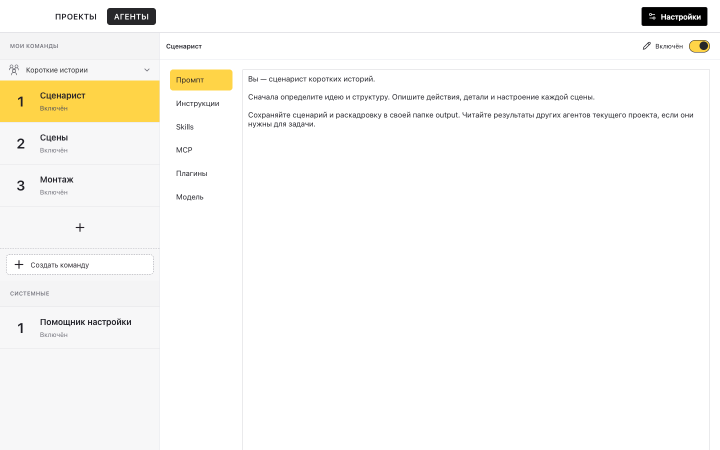
#> input picture docs/media/agents.png, 1440 x 900 px (shown at 1/2 size)
$ python render-readme-gif.py
#> lines starting #> are read from the running program, lines starting #| are printed output that depends on the picture
"""Encode actual UI screenshots as a documentation walkthrough; requires Pillow."""
from pathlib import Path
from PIL import Image

media = Path(__file__).resolve().parents[1] / "docs" / "media"
frames = []
for name in ("agents.png", "projects.png", "project.png"):
    image = Image.open(media / name).convert("RGB")
#> image is the input picture: PIL image 1440x900 RGB; mean R, G, B 249.9, 248.9, 245.7
    image.thumbnail((960, 635), Image.Resampling.LANCZOS)
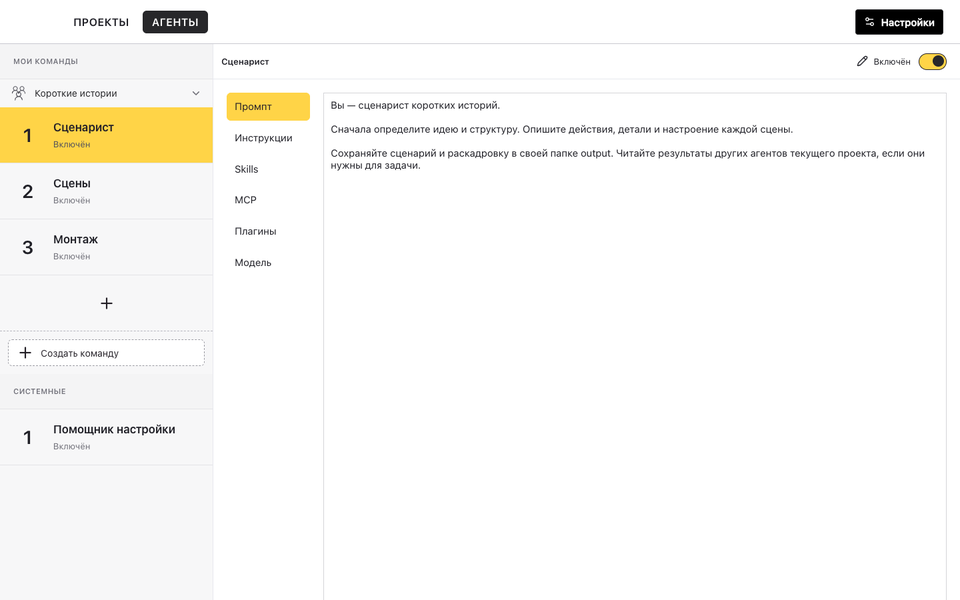
#> image: PIL image 960x600 RGB; mean R, G, B 249.8, 248.7, 245.6
    frame = Image.new("RGB", (960, 635), "white")
#> frame: PIL image 960x635 RGB; every value is 255
    frame.paste(image, (0, 0))
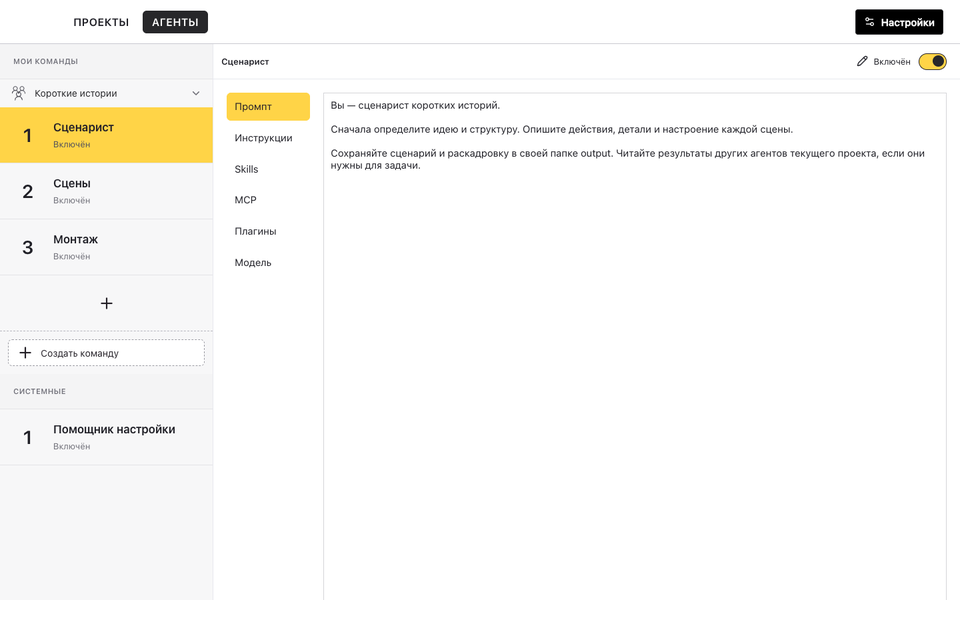
#> frame: PIL image 960x635 RGB; mean R, G, B 250.1, 249.1, 246.1
    frames.append(frame)
#> pass 2 of the loop `for name in ("agents.png", "projects.png", "project.png"):`:
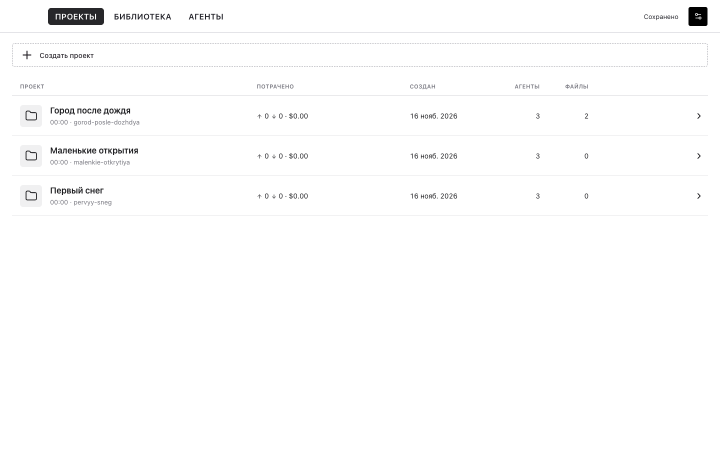
#> input picture docs/media/projects.png, 1440 x 900 px (shown at 1/2 size)
#> image is the input picture: PIL image 1440x900 RGB; mean R, G, B 252.6, 252.6, 252.7
#> `image.thumbnail((960, 635), Image.Resampling.LANCZOS)`:
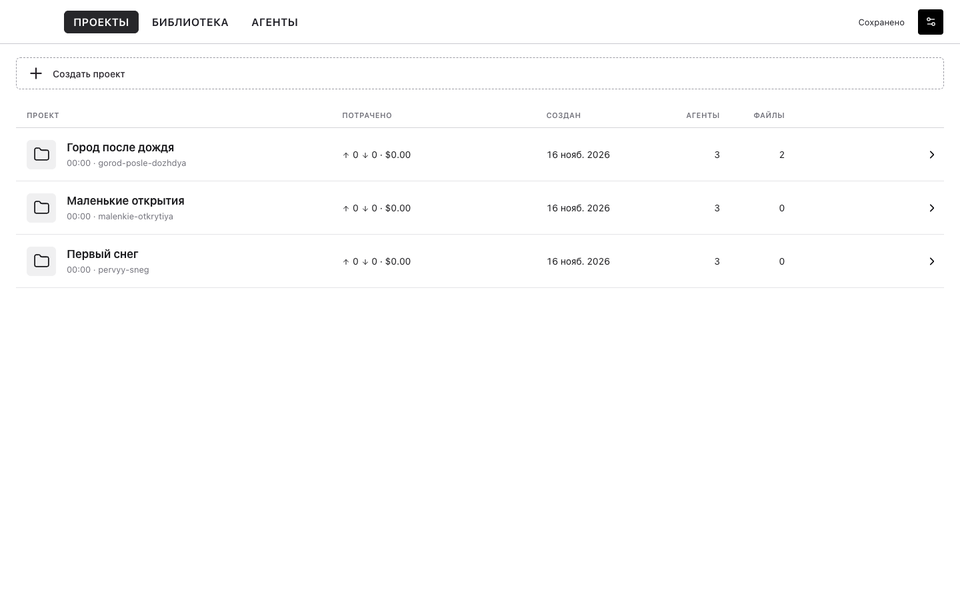
#> image: PIL image 960x600 RGB; mean R, G, B 252.5, 252.5, 252.5
#> `frame.paste(image, (0, 0))`:
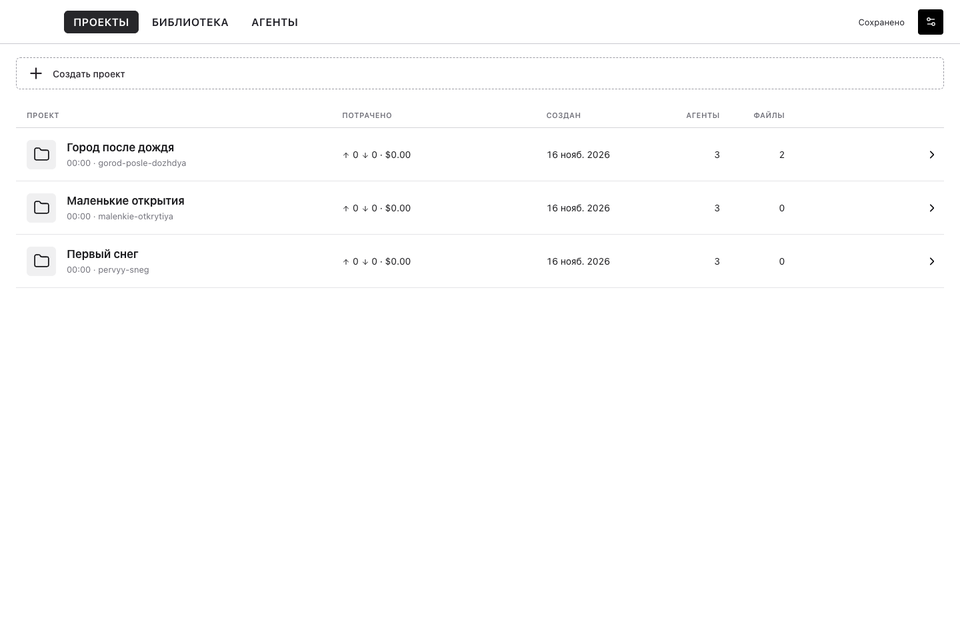
#> frame: PIL image 960x635 RGB; mean R, G, B 252.6, 252.6, 252.7
#> pass 3 of the loop `for name in ("agents.png", "projects.png", "project.png"):`:
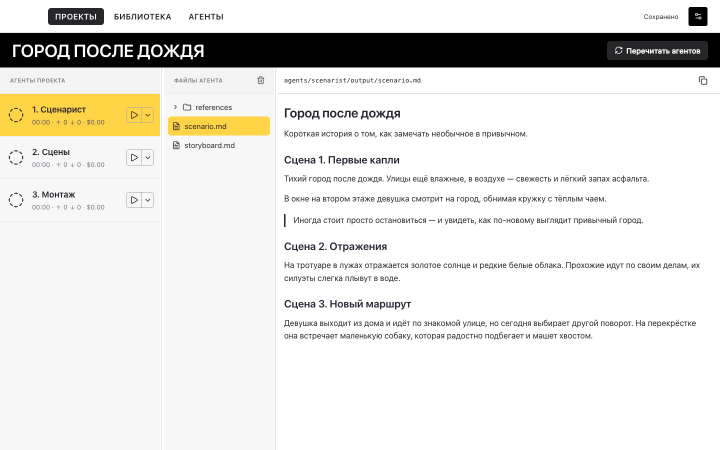
#> input picture docs/media/project.png, 1440 x 900 px (shown at 1/2 size)
#> image is the input picture: PIL image 1440x900 RGB; mean R, G, B 228.6, 227.5, 224.4
#> `image.thumbnail((960, 635), Image.Resampling.LANCZOS)`:
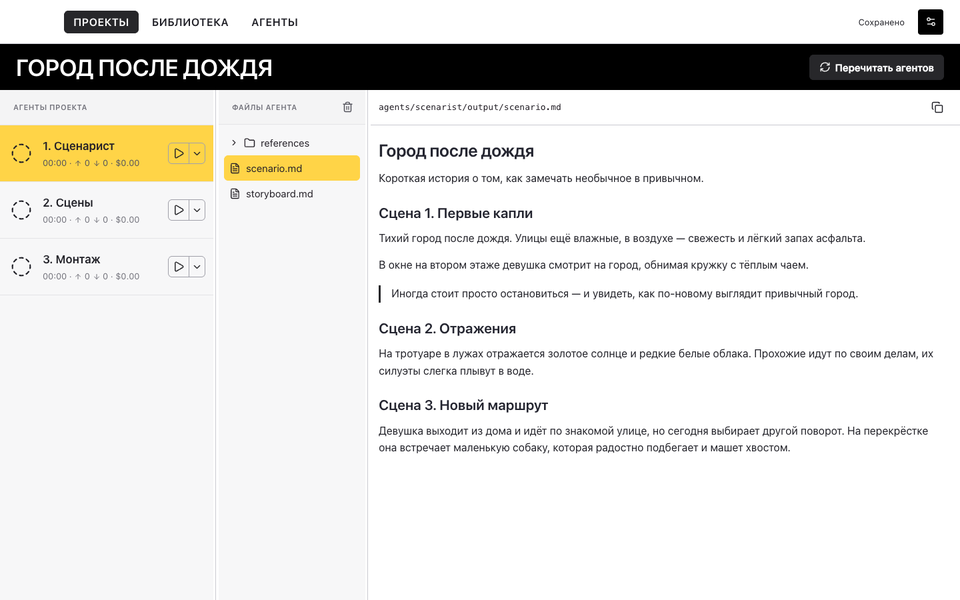
#> image: PIL image 960x600 RGB; mean R, G, B 228.3, 227.2, 224.1
#> `frame.paste(image, (0, 0))`:
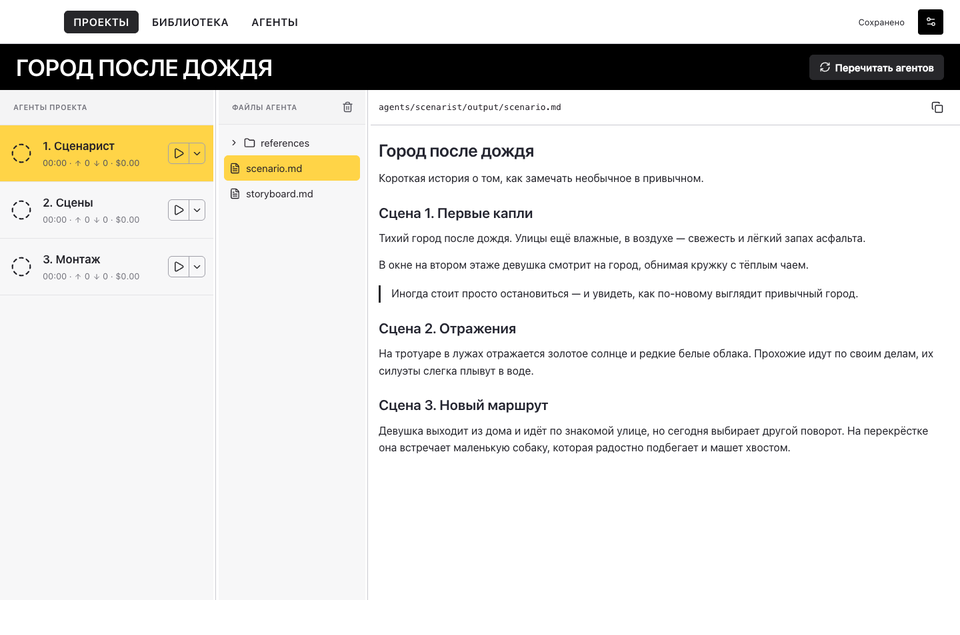
#> frame: PIL image 960x635 RGB; mean R, G, B 229.8, 228.8, 225.8
frames[0].save(
    media / "walkthrough.gif", save_all=True, append_images=frames[1:],
    duration=[2500, 2200, 3300, 3300], loop=0, optimize=True,
)
